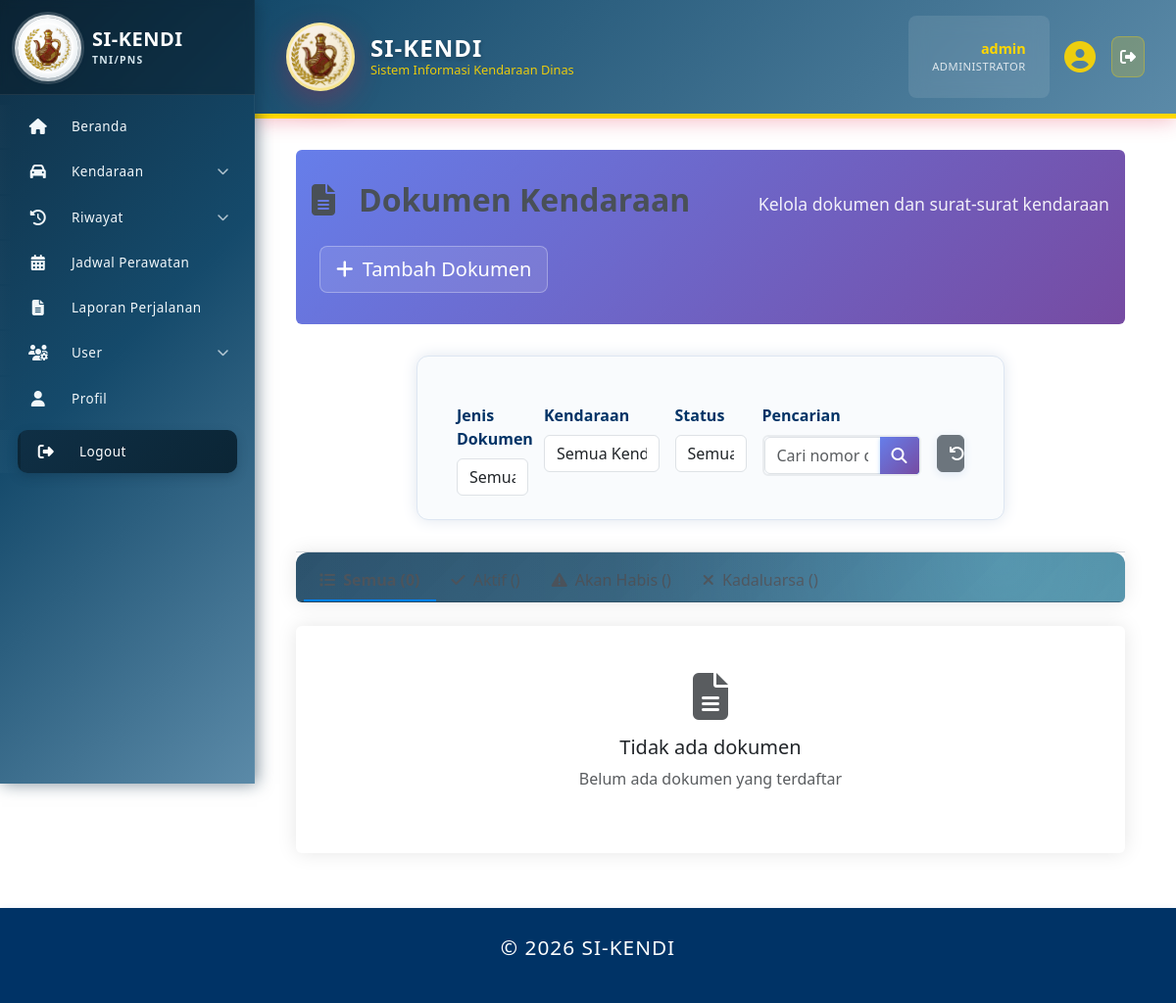
The page /index.php?page=dokumen_kendaraan (signed in) on the database as committed earlier.
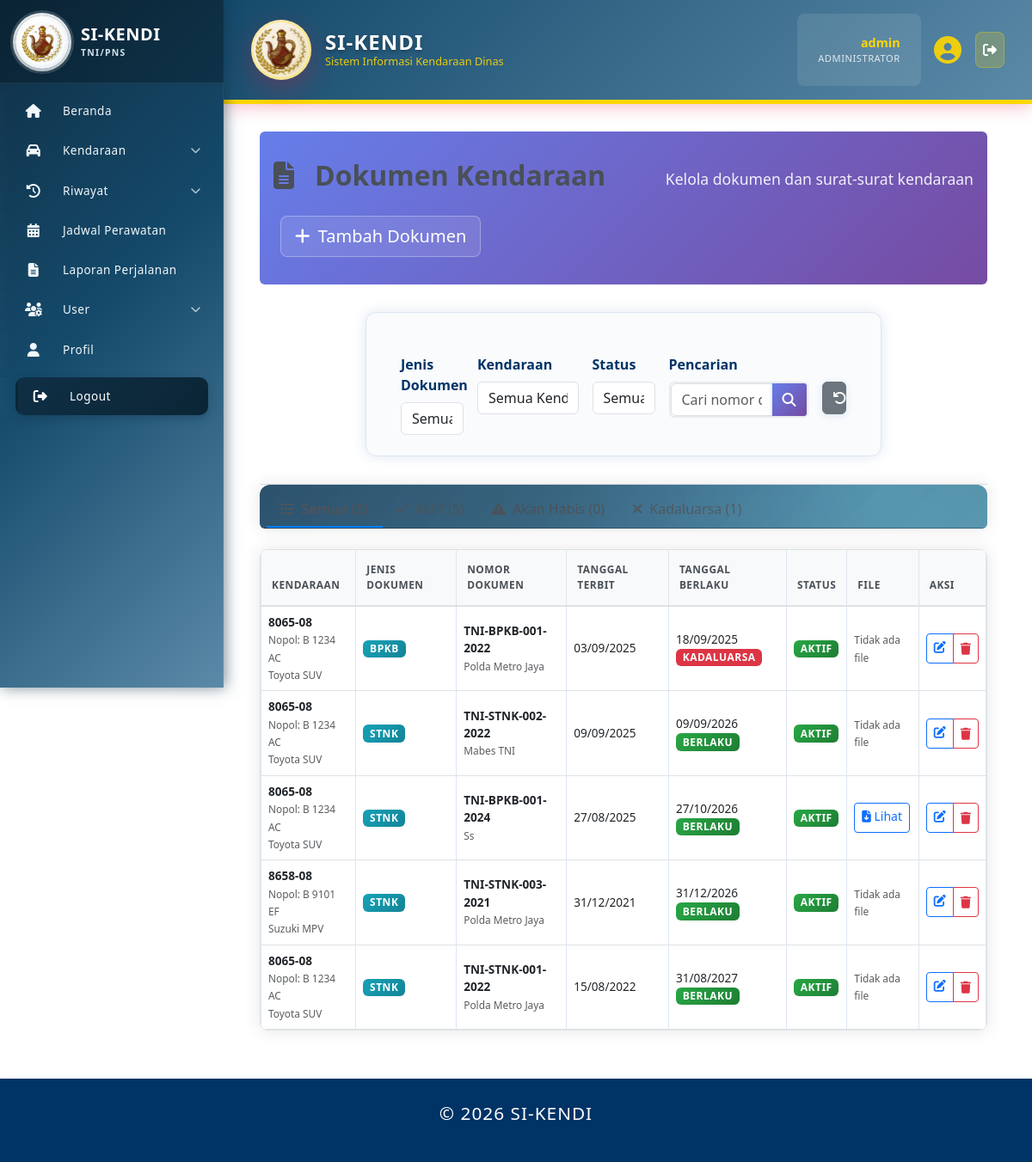
The same page on the database as committed later.
### tables this page shows
CREATE TABLE `dokumen_kendaraan` (
  `id` int(11) NOT NULL,
  `kendaraan_id` int(11) NOT NULL,
  `jenis_dokumen` enum('STNK','BPKB','Surat Polisi','Asuransi','KIR','Lainnya') NOT NULL,
  `nomor_dokumen` varchar(50) DEFAULT NULL,
  `tanggal_terbit` date DEFAULT NULL,
  `tanggal_berlaku` date DEFAULT NULL,
  `instansi_penerbit` varchar(100) DEFAULT NULL,
  `file_dokumen` varchar(255) DEFAULT NULL,
  `status` enum('Aktif','Kadaluarsa','Dalam Proses') DEFAULT 'Aktif',
  `keterangan` text DEFAULT NULL,
  `created_at` timestamp NOT NULL DEFAULT current_timestamp(),
  `updated_at` timestamp NOT NULL DEFAULT current_timestamp() ON UPDATE current_timestamp(),
  `created_by` int(11) DEFAULT NULL,
  `updated_by` int(11) DEFAULT NULL
);

CREATE TABLE `kendaraan` (
  `id` int(11) NOT NULL,
  `no_polisi` varchar(20) NOT NULL,
  `no_rangka` varchar(50) NOT NULL,
  `no_mesin` varchar(50) NOT NULL,
  `penanggung_jawab` enum('Baur Spri Kapus','Baurku','Baurtarlat','Bidduk TI','Caraka','Kabidduk TI','Kabidinfomin','Kabidinfoops','Kabidpamsisfo','Kapusinfolahta TNI','Kasubbid Jarkomta & Duknis','Kasubbid Pam Aplikasi','Kasubbid Pam jarkomta','Kasubbid SDM TI','Kasubbid Sisfogarku','Kasubbid Sisfointel','Kasubbid Sisfoopslat','Kasubbid Sisfopers','Kasubbid Sisfoter','Kataud','Kaurdal','Kaurpers','Kaurtu','Tamudi Kapus','Wakapusinfolahta TNI') NOT NULL,
  `pengguna_id` int(11) DEFAULT NULL,
  `merk` varchar(50) NOT NULL,
  `tipe` varchar(50) DEFAULT NULL,
  `tahun_pembuatan` year(4) DEFAULT NULL,
  `warna` varchar(30) DEFAULT NULL,
  `jenis` enum('Roda 2','Roda 4','Truk','Bus','Lainnya') DEFAULT 'Roda 4',
  `bahan_bakar` enum('Bensin','Solar','Listrik','Hybrid') DEFAULT 'Bensin',
  `no_reg` varchar(30) DEFAULT NULL,
  `no_stnk` varchar(30) DEFAULT NULL,
  `no_bpkb` varchar(30) DEFAULT NULL,
  `tanggal_berlaku_stnk` date DEFAULT NULL,
  `pemilik_stnk` varchar(100) DEFAULT NULL,
  `status_kepemilikan` enum('Satker','Pinjam Pakai') DEFAULT 'Satker',
  `satker` varchar(50) NOT NULL,
  `kode_barang` varchar(50) DEFAULT NULL,
  `kondisi` enum('Baik','Rusak Ringan','Rusak Berat') DEFAULT 'Baik',
  `status_kendaraan` enum('Operasional','Perbaikan','Rusak','Tidak Aktif') DEFAULT 'Operasional',
  `status_peminjaman` enum('Tersedia','Dipinjam','Maintenance','Rusak') DEFAULT 'Tersedia',
  `tanggal_servis_terakhir` date DEFAULT NULL,
  `last_service_km` int(11) DEFAULT NULL,
  `odometer` int(11) DEFAULT 0,
  `foto` varchar(255) DEFAULT NULL,
  `catatan` text DEFAULT NULL,
  `created_at` timestamp NOT NULL DEFAULT current_timestamp(),
  `updated_at` timestamp NOT NULL DEFAULT current_timestamp() ON UPDATE current_timestamp()
);

### pages/dokumen_kendaraan.php (the view, shortened to what the rows shown need)
<?php
require_once 'includes/auth.php';
$where_conditions = [];
$params = [];
$param_types = '';
$where_sql = !empty($where_conditions) ? 'WHERE ' . implode(' AND ', $where_conditions) : '';
$page = max(1, (int)($_GET['page_num'] ?? 1));
$limit = 15;
$offset = ($page - 1) * $limit;
$sql = "
    SELECT dk.*, k.no_polisi, k.no_reg, k.merk, k.tipe,
           CASE
               WHEN dk.tanggal_berlaku < CURDATE() THEN 'Expired'
               WHEN dk.tanggal_berlaku BETWEEN CURDATE() AND DATE_ADD(CURDATE(), INTERVAL 30 DAY) THEN 'Expire Soon'
               ELSE 'Valid'
           END as validity_status,
           DATEDIFF(dk.tanggal_berlaku, CURDATE()) as days_left
    FROM dokumen_kendaraan dk
    JOIN kendaraan k ON dk.kendaraan_id = k.id
    $where_sql
    ORDER BY
        CASE
            WHEN dk.tanggal_berlaku < CURDATE() THEN 1
            WHEN dk.tanggal_berlaku BETWEEN CURDATE() AND DATE_ADD(CURDATE(), INTERVAL 30 DAY) THEN 2
            ELSE 3
        END,
        dk.tanggal_berlaku ASC, COALESCE(k.no_reg, k.no_polisi)
    LIMIT ? OFFSET ?
";
$stmt = $mysqli->prepare($sql);
$params[] = $limit;
$params[] = $offset;
$param_types .= 'ii';
if (!empty($params)) {
    $stmt->bind_param($param_types, ...$params);
}
$stmt->execute();
$documents_result = $stmt->get_result();
function getStatusBadge($status) {
    $badges = [
        'Aktif' => 'success',
        'Kadaluarsa' => 'danger',
        'Dalam Proses' => 'warning'
    ];
    return $badges[$status] ?? 'secondary';
}
function getValidityBadge($validity) {
    $badges = [
        'Valid' => 'success',
        'Expire Soon' => 'warning',
        'Expired' => 'danger'
    ];
    return $badges[$validity] ?? 'secondary';
}
?>
<div class="page-header gradient-header rounded">
            <h1><i class="fas fa-file-alt me-2"></i>Dokumen Kendaraan</h1>
</div>
<div class="card">
    <div class="card-body p-0">
        <?php if ($documents_result->num_rows > 0): ?>
            <div class="table-responsive">
                <table class="table table-hover mb-0">
                    <thead class="table-light">
                        <tr>
                            <th>Kendaraan</th>
                            <th>Jenis Dokumen</th>
                            <th>Nomor Dokumen</th>
                            <th>Tanggal Terbit</th>
                            <th>Tanggal Berlaku</th>
                            <th>Status</th>
                            <th>File</th>
                            <th>Aksi</th>
                        </tr>
                    </thead>
                    <tbody>
                                <?php while ($row = $documents_result->fetch_assoc()): ?>
                            <tr>
                                <td>
                                    <strong><?= htmlspecialchars(($row['no_reg'] ?? '') !== '' ? $row['no_reg'] : ($row['no_polisi'] ?? '-')) ?></strong>
                                    <?php if (!empty($row['no_polisi'])): ?>
                                        <br><small class="text-muted">Nopol: <?= htmlspecialchars($row['no_polisi']) ?></small>
                                    <?php endif; ?>
                                    <br><small class="text-muted"><?= htmlspecialchars($row['merk'] . ' ' . $row['tipe']) ?></small>
                                </td>
                                <td>
                                    <span class="badge bg-info"><?= htmlspecialchars($row['jenis_dokumen']) ?></span>
                                </td>
                                <td>
                                    <strong><?= htmlspecialchars($row['nomor_dokumen']) ?></strong>
                                    <?php if ($row['instansi_penerbit']): ?>
                                        <br><small class="text-muted"><?= htmlspecialchars($row['instansi_penerbit']) ?></small>
                                    <?php endif; ?>
                                </td>
                                <td><?= date('d/m/Y', strtotime($row['tanggal_terbit'])) ?></td>
                                <td>
                                    <?= date('d/m/Y', strtotime($row['tanggal_berlaku'])) ?>
                                    <br>
                                    <span class="badge bg-<?= getValidityBadge($row['validity_status']) ?> small">
                                        <?php if ($row['validity_status'] === 'Expired'): ?>
                                            Kadaluarsa
                                        <?php elseif ($row['validity_status'] === 'Expire Soon'): ?>
                                            <?= $row['days_left'] ?> hari lagi
                                        <?php else: ?>
                                            Berlaku
                                        <?php endif; ?>
                                    </span>
                                </td>
                                <td>
                                    <span class="badge bg-<?= getStatusBadge($row['status']) ?>">
                                        <?= $row['status'] ?>
                                    </span>
                                </td>
                                <td>
                                    <?php if ($row['file_dokumen']): ?>
                                        <a href="uploads/dokumen/<?= htmlspecialchars($row['file_dokumen']) ?>" target="_blank" class="btn btn-sm btn-outline-primary">
                                            <i class="fas fa-file-download"></i> Lihat
                                        </a>
                                    <?php else: ?>
                                        <small class="text-muted">Tidak ada file</small>
                                    <?php endif; ?>
                                </td>
                                <td>
                                        <div class="btn-group btn-group-sm">
                                            <a href="?page=dokumen_kendaraan_edit&id=<?= $row['id'] ?>" class="btn btn-outline-primary">
                                                <i class="fas fa-edit"></i>
                                            </a>
                                            <button class="btn btn-outline-danger" onclick="deleteDocument(<?= $row['id'] ?>)">
                                                <i class="fas fa-trash"></i>
                                            </button>
                                        </div>
                                </td>
                            </tr>
                        <?php endwhile; ?>
                    </tbody>
                </table>
            </div>
        <?php endif; ?>
    </div>
</div>

Rows that differ between the two databases and show on the page:
added dokumen_kendaraan: kendaraan.no_reg "8065-08", kendaraan.no_polisi "B 1234 AC", kendaraan.tipe "Toyota SUV", jenis_dokumen "BPKB", nomor_dokumen "TNI-BPKB-001-2022", instansi_penerbit "Polda Metro Jaya", tanggal_terbit "03/09/2025", tanggal_berlaku "18/09/2025", shows "KADALUARSA", status "AKTIF", shows "Tidak ada file"
added dokumen_kendaraan: kendaraan.no_reg "8065-08", kendaraan.no_polisi "B 1234 AC", kendaraan.tipe "Toyota SUV", jenis_dokumen "STNK", nomor_dokumen "TNI-STNK-002-2022", instansi_penerbit "Mabes TNI", tanggal_terbit "09/09/2025", tanggal_berlaku "09/09/2026", shows "BERLAKU", status "AKTIF", shows "Tidak ada file"
added dokumen_kendaraan: kendaraan.no_reg "8065-08", kendaraan.no_polisi "B 1234 AC", kendaraan.tipe "Toyota SUV", jenis_dokumen "STNK", nomor_dokumen "TNI-BPKB-001-2024", instansi_penerbit "Ss", tanggal_terbit "27/08/2025", tanggal_berlaku "27/10/2026", shows "BERLAKU", status "AKTIF"
added dokumen_kendaraan: kendaraan.no_reg "8658-08", kendaraan.no_polisi "B 9101 EF", kendaraan.tipe "Suzuki MPV", jenis_dokumen "STNK", nomor_dokumen "TNI-STNK-003-2021", instansi_penerbit "Polda Metro Jaya", tanggal_terbit "31/12/2021", tanggal_berlaku "31/12/2026", shows "BERLAKU", status "AKTIF", shows "Tidak ada file"
added dokumen_kendaraan: kendaraan.no_reg "8065-08", kendaraan.no_polisi "B 1234 AC", kendaraan.tipe "Toyota SUV", jenis_dokumen "STNK", nomor_dokumen "TNI-STNK-001-2022", instansi_penerbit "Polda Metro Jaya", tanggal_terbit "15/08/2022", tanggal_berlaku "31/08/2027", shows "BERLAKU", status "AKTIF", shows "Tidak ada file"
Other text that changed with them:
$stats['expired']: (not shown) → "1"
text no longer shown: "Tidak ada dokumen Belum ada dokumen yang terdaftar"
text now shown: "KENDARAAN JENIS DOKUMEN NOMOR DOKUMEN TANGGAL TERBIT TANGGAL BERLAKU STATUS FILE AKSI"
